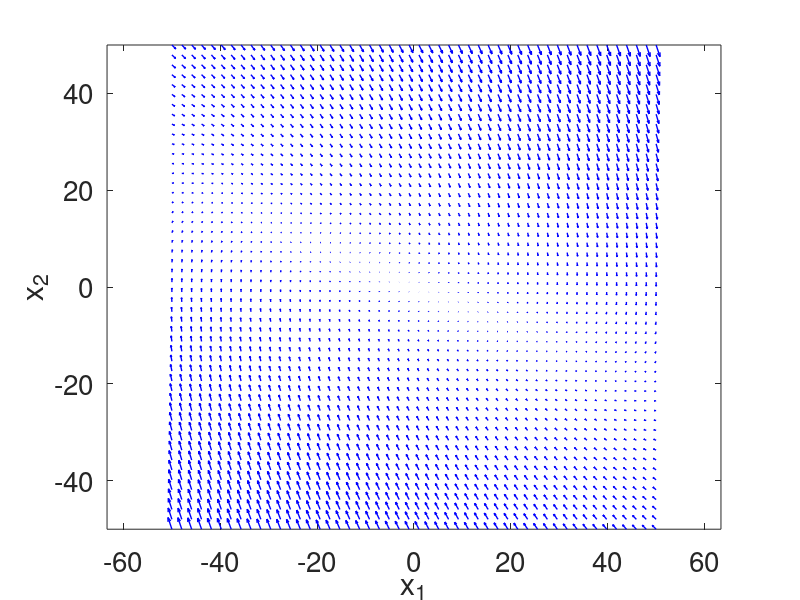

Reproduce this figure in MATLAB. (Note: this script raises an error after producing the figure.)
clear all; close all; clc

#@Josenalde Oliveira

#campo vetorial
#Exemplo 1: pêndulo não amortecido sem entrada externa

#y" + sin(y) = 0
#Fazendo x_1 = y e x_2 = y', tem-se x_1' = x_2 e x_2'=-sin(y)

#Função lambda sem atrito
#f_1 = @(t,X) [X(2); -sin(X(1))];

#Função lambda com atrito
f_3 = @(t,X) [X(2); -sin(X(1)) - 0.5*X(2)]; #g=l=10,m=1,B=0.5

f_4 = @(t,X) [X(2); -2*X(1) - X(1)^2 - 0.5*X(2)]; #class07 slide 10

f_5 = @(t,X) [-X(1)^2+2*X(1)*X(2); -2*X(1)*X(2)+0.5*X(2)-X(2)^2];

f_6 = @(t,X) [X(2); 1 - ((1^2)/(X(1)^2))];

#Exemplo 2: VAN DER POL
#mx" + 2c(x^2-1)x' + kx=0
m=1; c=0.5; k=1; #testar para c variando 0.1, 0.2, 0.5, 1.0, 1.5, 2.0
f_2 = @(t, X) [X(2); (1/m)*(-2*c*(X(1)^2-1)*X(2)-k*X(1))];

#Exemplo 3: PÊNDULO SEM ATRITO COM OSCILAÇÕES PEQUENAS EM TORNO DO EQUILÍBRIO
#wn = 1;
wn = 0.3;
#wn = 1.4;
f_7 = @(t, X) [X(2); -wn^2*X(1)];
u = 2;
f_8 = @(t, X) [X(2); 1 - (u^2/X(1)^2)];

f_9 = @(t, X) [4 - X(1)^2 - 4*X(2)^2; X(2)^2 - X(1)^2 + 1];

# PREDADOR-PRESA
alpha = 0.5;
beta = 2.0;
gamma = 1;
f_10 = @(t, X) [-alpha*X(1) + gamma*X(1)*X(2); beta*X(2) - gamma*X(1)*X(2)];

mu = 0.5;
f_11 = @(t, X) [mu*X(1) + X(2) - X(1)^3; -X(1)];

# Vinograd
#den = (X(1)^2 + X(2)^2) * (1 + (X(1)^2 + X(2)^2)^2);
f_12 = @(t, X) [((X(1)^2*(X(2)-X(1)) + X(2)^5)) / ((X(1)^2 + X(2)^2) * (1 + (X(1)^2 + X(2)^2)^2)); (X(2)^2*(X(2) -2*X(1))) / ((X(1)^2 + X(2)^2) * (1 + (X(1)^2 + X(2)^2)^2))];

# ddot(x) + dot(x)^3 - x^2 = u
#f_13 = @(t, X) [X(2) ; -X(2)^3 + X(1)^2 + (X(2)^3-X(1)^2-X(1)-X(2))];
f_13 = @(t, X) [X(2) ; -X(2)^3 + X(1)^2 + (X(2)^3-X(1)^2-X(1)-2*X(2))];

#Vamos definir o intervalo em x_1 e x_2 de interesse
x_1_min = -50;
x_1_max = 50;
x_2_min = -50;
x_2_max = 50;

#cria eixos
x_1 = linspace(x_1_min, x_1_max, 50);
x_2 = linspace(x_2_min, x_2_max, 50);

#cria grid 20x20
[x,x_dot] = meshgrid(x_1,x_2);

u = zeros(size(x)); #guardará o valor de dot_x1 em cada ponto e v guardará o valor de dot_x2 em cada ponto
v = zeros(size(x));

t=0;
for i = 1:numel(x)
    Xprime = f_13(t,[x(i); x_dot(i)]); % MUDAR SISTEMA AQUI
    u(i) = Xprime(1);
    v(i) = Xprime(2);
end

quiver(x, x_dot, u,v ,'b', 'LineWidth', 1);
hold on;
xlabel('x_1');
ylabel('x_2');
axis tight equal;
set(gca, 'Fontsize', 20);

#Algumas trajetórias

#for x_2_0 = [1]
#for x_2_0 = [0.5 1 1.5 2.5 4.5]
while true
    #[x0_x, x0_y] = [2, 0];
    [x0_x, x0_y] = ginput(1);
    x0 = [x0_x, x0_y];
    tspan=[0 100];
    [ts,xs] = ode45(f_13,tspan, x0); % MUDAR SISTEMA AQUI
    plot(0,0, 'ro', 'marker', '*');
    plot(xs(:,1),xs(:,2), 'linewidth', 3);
    plot(xs(1,1), xs(1,2), 'ro', 'marker', 'd') % starting point
    plot(xs(end,1),xs(end,2),'ks') % ending point
    #figure;
    #plot(ts, xs(:,1), 'k', 'linewidth', 3);
    #xlabel('t (s) ');
    #ylabel('x(t)');
end
hold off



